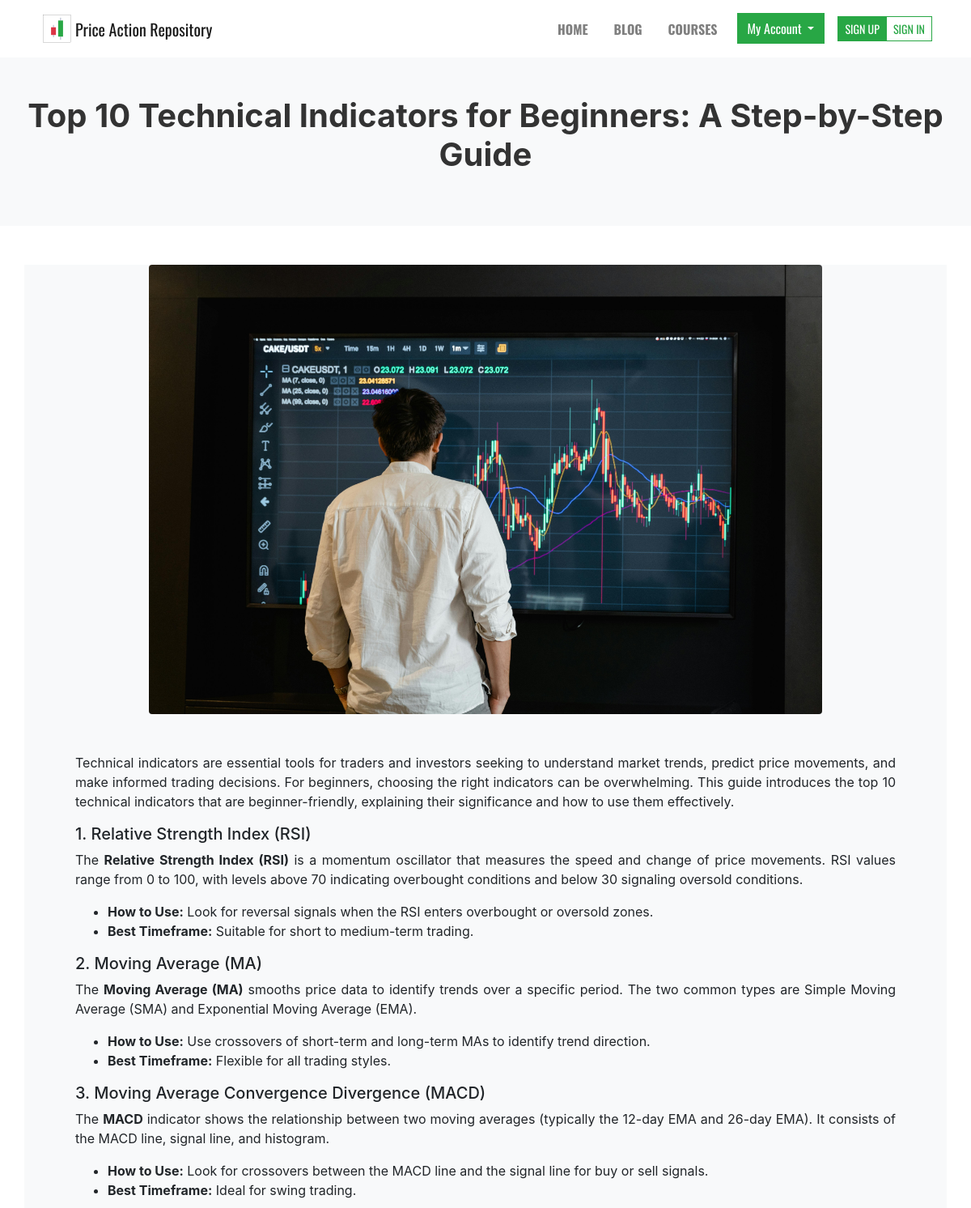
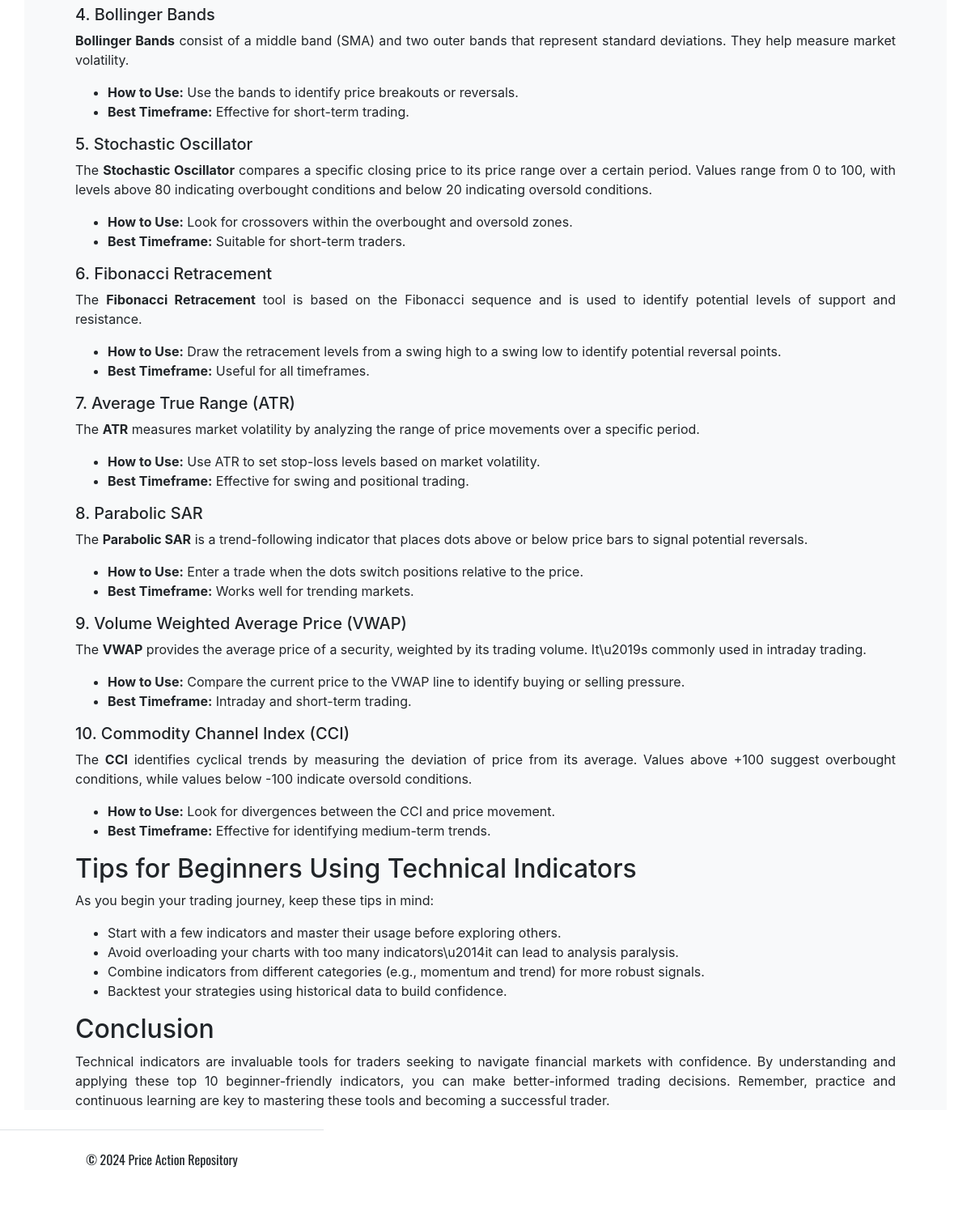
/blog/top-10-technical-indicators-for-beginners-a-step-by-step-guide (signed in), run on the app's committed database (2 pictures, top to bottom).
### blog/models.py (models this page shows, shortened)
class BlogPost(models.Model):
    title = models.CharField(max_length=200, unique=True)
    post_url = models.SlugField(max_length=200, unique=True, blank=True)
    image = models.ImageField(upload_to="media/blog_images/", blank=True, null=True)
    image_alt = models.CharField(max_length=255, blank=True, null=True)
    author = models.ForeignKey(User, on_delete=models.CASCADE)
    updated_at = models.DateField(default=now)
    published_at = models.DateTimeField(default=now)
    content = RichTextField()
    status_live = models.BooleanField(default=True)
    categories = models.ManyToManyField(Category, related_name='blog_posts', blank=True)

### blog/views.py (the view)
# urls.py: path('blog/<slug:post_url>', BlogPostView.as_view(), name='blog_post_view'),
class BlogPostView(DetailView):
    model = BlogPost
    template_name = 'blogpost.html'
    context_object_name = 'post'
    def get_object(self):
        post_url = self.kwargs.get('post_url')
        post = get_object_or_404(BlogPost, post_url=post_url, status_live=True)
        if not post.status_live:
            raise Http404("Post is not live")
        return post

### blog/templates/blogpost.html (shortened to what this page needs)
{% extends 'base.html' %}
{% block sectionheading %}{{ post.title }}{% endblock sectionheading %}
{% block content %}
<div class="container mt-5 text-justify bg-light">
    <div class="text-center">
        <img src="{{ post.image.url }}" class="img-fluid rounded" style="width: 75%; height: auto;">
    </div>
    <div class="mt-5 px-5">
        {{ post.content | safe }}
    </div>
</div>
{% endblock content %}

### data on the page
BlogPost: title "Top 10 Technical Indicators for Beginners: A Step-by-Step Guide", image (picture), content "Technical indicators are essential tools for traders and investors seeking to understand market trends, predict price movements, and make informed trading decisions. For beginners, choosing the right indicators can be overwhelming. This guide introduces the top 10 technical indicators that are beginner-friendly, explaining their significance and how to use them effectively. 1. Relative Strength Index (RSI) The Relative Strength Index (RSI) is a momentum oscillator that measures the speed and change of price movements. RSI values range from 0 to 100, with levels above 70 indicating overbought conditions and below 30 signaling oversold conditions. How to Use: Look for reversal signals when…"
